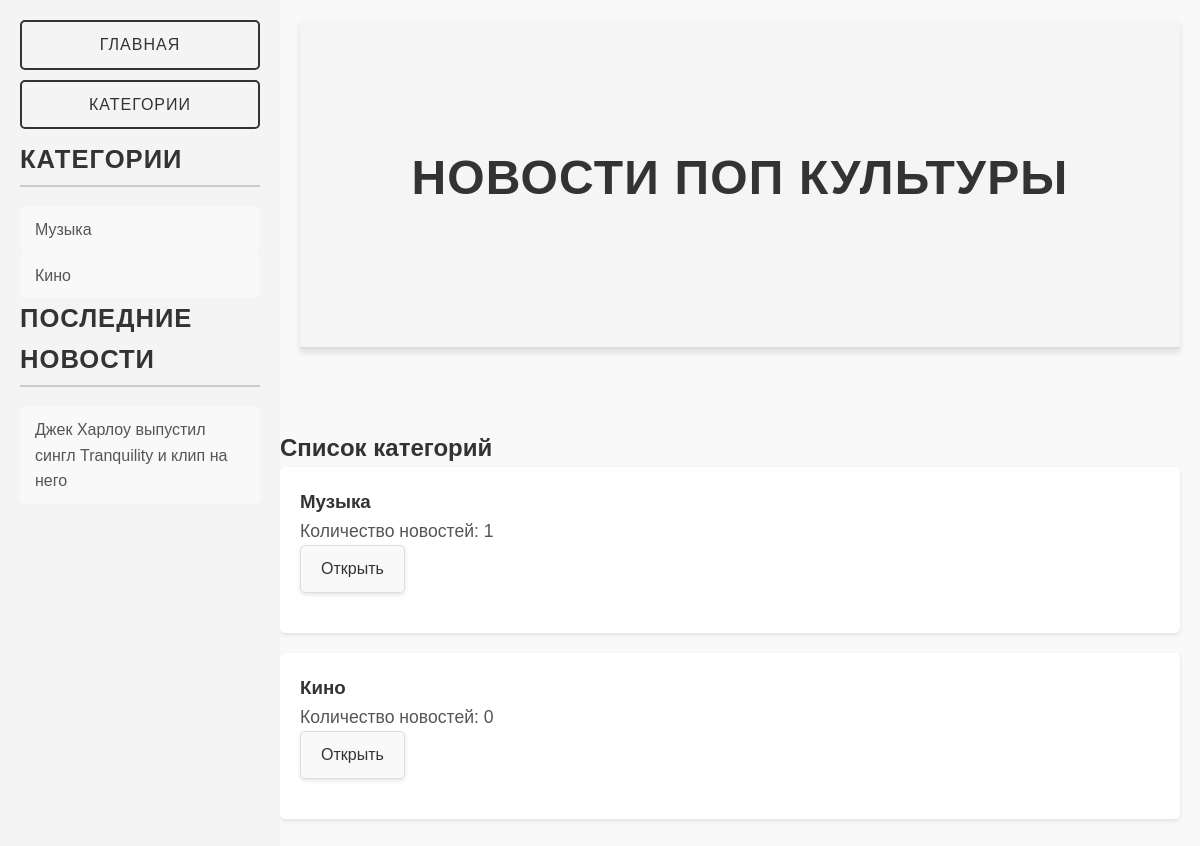
Page /categories/ on the earlier database version.
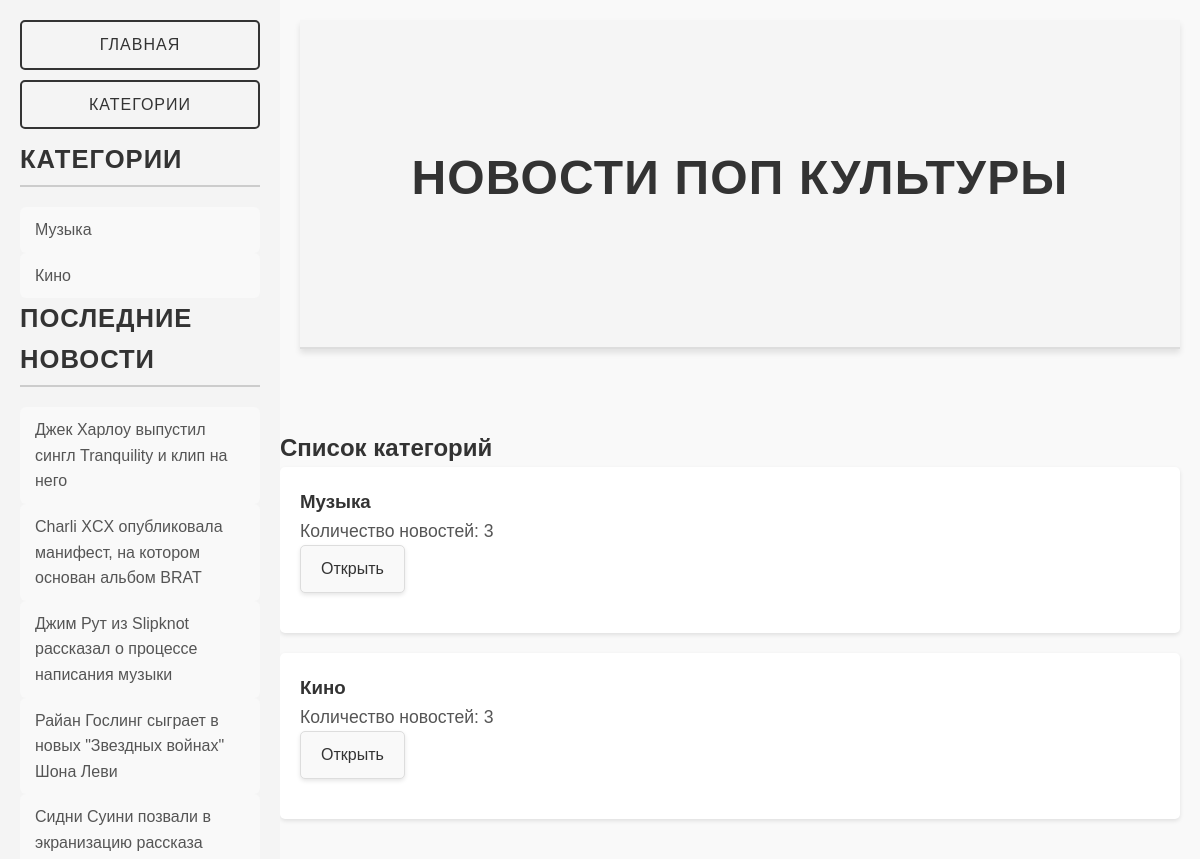
Same page on the later database version.
### index/models.py (models this page shows, shortened)
class NewsCategory(models.Model):
    title = models.CharField("Название категории", max_length=64)
    created_at = models.DateTimeField("Дата добавления", auto_now_add=True)

class News(models.Model):
    title = models.CharField("Заголовок", max_length=512)
    content = models.TextField("Основной текст")
    category = models.ForeignKey(NewsCategory, on_delete=models.CASCADE)
    created_at = models.DateTimeField("Дата добавления", auto_now_add=True)

### index/views.py (the view)
# urls.py: path('categories/', views.category_list, name='category_list'),
def category_list(request):
    category = NewsCategory.objects.all()
    news_list = News.objects.all()
    context = {'categories': category, 'news_list': news_list}
    return render(request, 'index/category_list.html', context)

### index/context_processors.py (called while the page is built)
def latest_news(request):
    latest_news = News.objects.all().order_by('-created_at')[:6]
    return {'latest_news': latest_news}

### index/templates/index/category_list.html (shortened to what this page needs)
{% load static %}
<!DOCTYPE html>
<html lang="ru">
<head>
    <link rel="stylesheet" href="{% static 'css/styles.css' %}">
</head>
<body>
    <header>
        <h1>Новости поп культуры</h1>
    </header>
    <div class="d-flex">
        <div class="col-md-3">
            <aside class="sidebar">
                <a href="{% url 'home_page' %}" class="btn btn-home">Главная</a>
                <a href="{% url 'category_list' %}" class="btn btn-category-list">Категории</a>
                <h2>Категории</h2>
                <ul class="category-list">
                    {% for category in categories %}
                        <li>
                            <a href="{% url 'category_page' category.id %}">{{ category.title }}</a>
                        </li>
                    {% empty %}
                        <li>Нет категорий для отображения.</li>
                    {% endfor %}
                </ul>
                <h2>Последние новости</h2>
                <ul class="news-list">
                    {% for item in news_list %}
                        <li>
                            <a href="{% url 'news_page' item.id %}">{{ item.title }}</a>
                        </li>
                    {% empty %}
                        <li>Нет новостей для отображения.</li>
                    {% endfor %}
                </ul>
            </aside>
        </div>
        <div class="main-content">
            <h2>Список категорий</h2>
            {% for category in categories %}
                <div class="news-item">
                    <h3 class="news-title">{{ category.title }}</h3>
                    <p class="news-category">Количество новостей: {{ category.news_set.count }}</p>
                    <a href="{% url 'category_page' category.id %}" class="news-item">Открыть</a>
                </div>
            {% empty %}
                <p>Нет категорий для отображения.</p>
            {% endfor %}
        </div>
    </div>
</body>
</html>

Differences in the rows shown:
computed for NewsCategory "Музыка": news_set.count "1" → "3"
computed for NewsCategory "Кино": news_set.count "0" → "3"
added News: title "Charli XCX опубликовала манифест, на котором основан альбом BRAT"
added News: title "Джим Рут из Slipknot рассказал о процессе написания музыки"
added News: title "Райан Гослинг сыграет в новых \"Звездных войнах\" Шона Леви"
added News: title "Сидни Суини позвали в экранизацию рассказа…"
